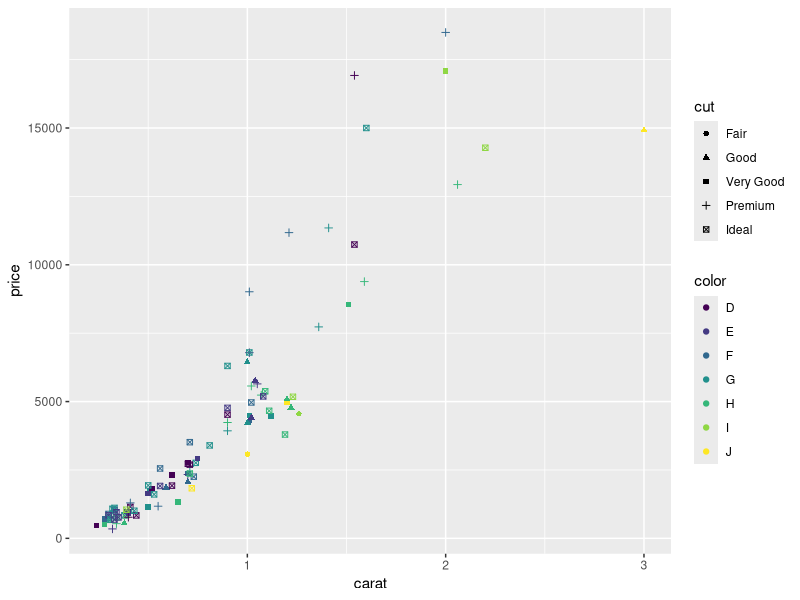
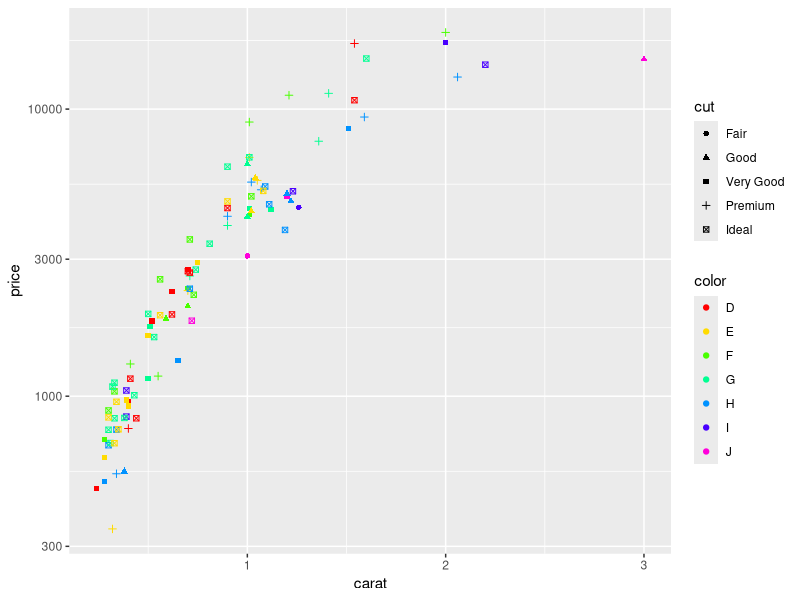
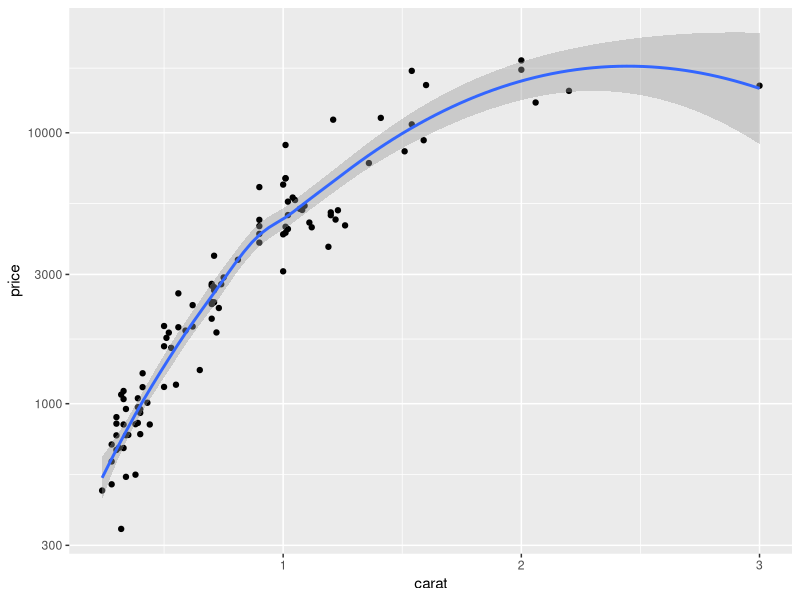
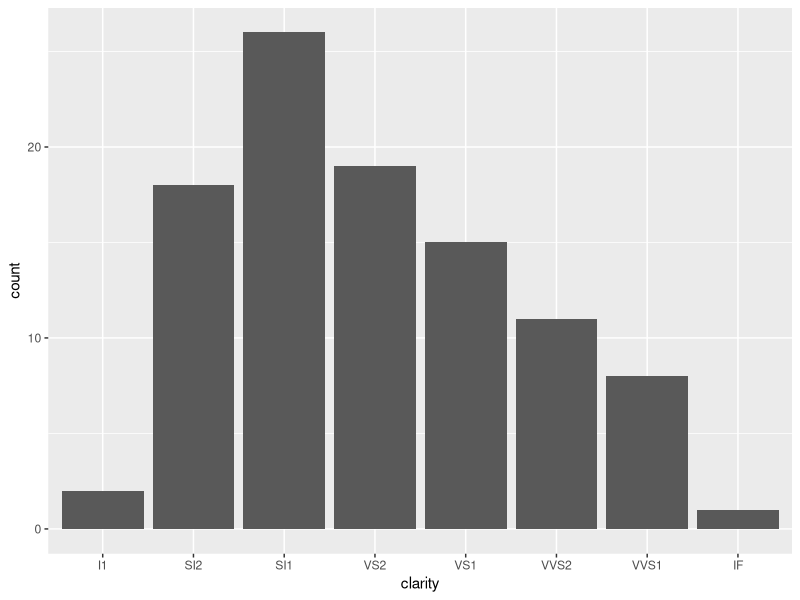
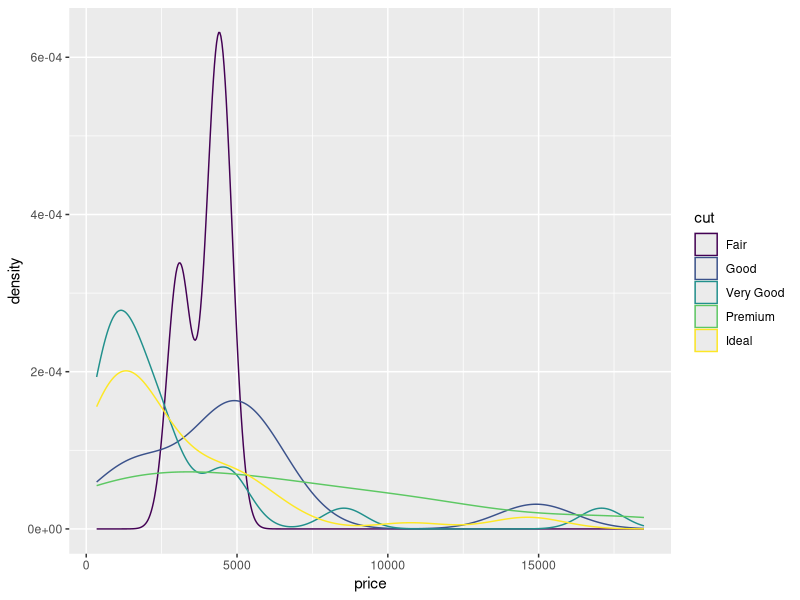
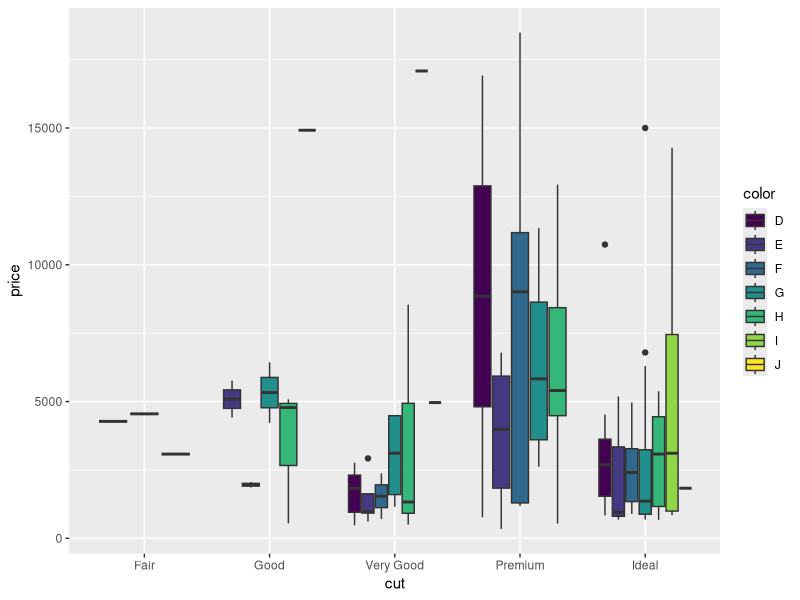
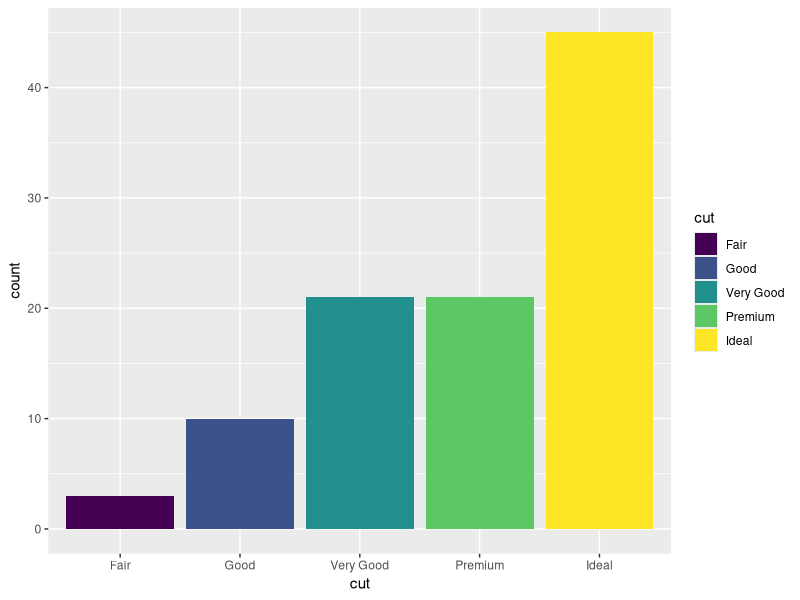
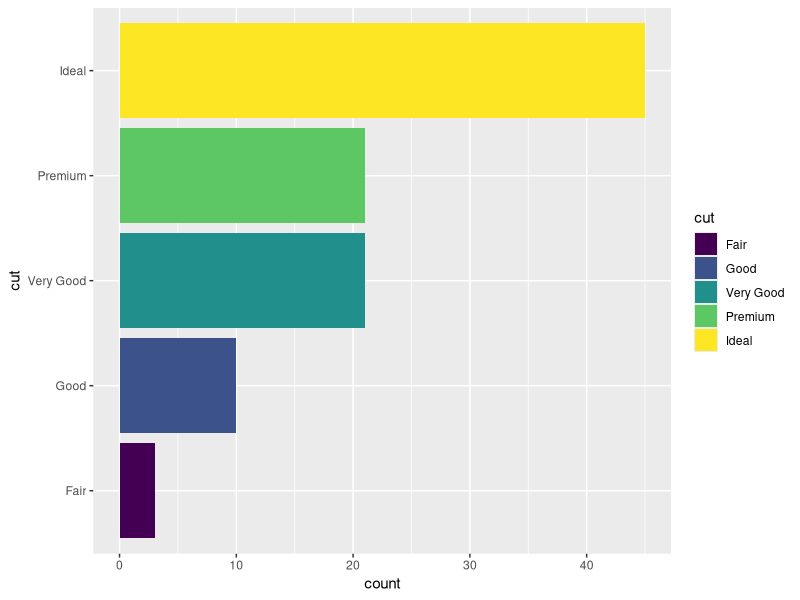

The R script that drew these images, in order:
# Copyright @ Ye XIA <qazxiaye@126.com>
# part of the code is from https://learnr.wordpress.com

require(ggplot2)
set.seed(42)
small <- diamonds[sample(nrow(diamonds), 100), seq(1,10)]

p <- ggplot(small)

png("1.png", width = 1000, height = 1000)
p + geom_point(aes(x=carat, y=price, shape=cut, colour=color))

png("2.png", width = 1000, height = 1000)
p + geom_point(aes(x=carat, y=price, shape=cut, colour=color)) + scale_y_log10() + scale_colour_manual(values=rainbow(7))

png("3.png", width = 1000, height = 1000)
ggplot(small, aes(x=carat, y=price)) + geom_point() + scale_y_log10() + stat_smooth()

png("4.png", width = 1000, height = 1000)
p + geom_bar(aes(x=clarity))

png("5.png", width = 1000, height = 1000)
p + geom_density(aes(x=price, colour=cut))

png("6.png", width = 1000, height = 1000)
p + geom_boxplot(aes(x=cut, y=price,fill=color))

png("7.png", width = 1000, height = 1000)
p + geom_bar(aes(x=cut, fill=cut))

png("8.png", width = 1000, height = 1000)
p + geom_bar(aes(x=cut, fill=cut)) + coord_flip()

png("9.png", width = 1000, height = 1000)
p + geom_bar(aes(x=factor(1), fill=cut)) + coord_polar(theta="y")

png("10.png", width = 1000, height = 1000)
p + geom_bar(aes(x=factor(1), fill=cut)) + coord_polar()

png("11.png", width = 1000, height = 1000)
p + geom_bar(aes(x=clarity, fill=cut)) + coord_polar()

png("12.png", width = 1000, height = 1000)
ggplot(diamonds, aes(carat, price)) + stat_density2d(aes(fill = ..level..), geom="polygon") +  scale_fill_continuous(high='darkblue',low='lightblue')
